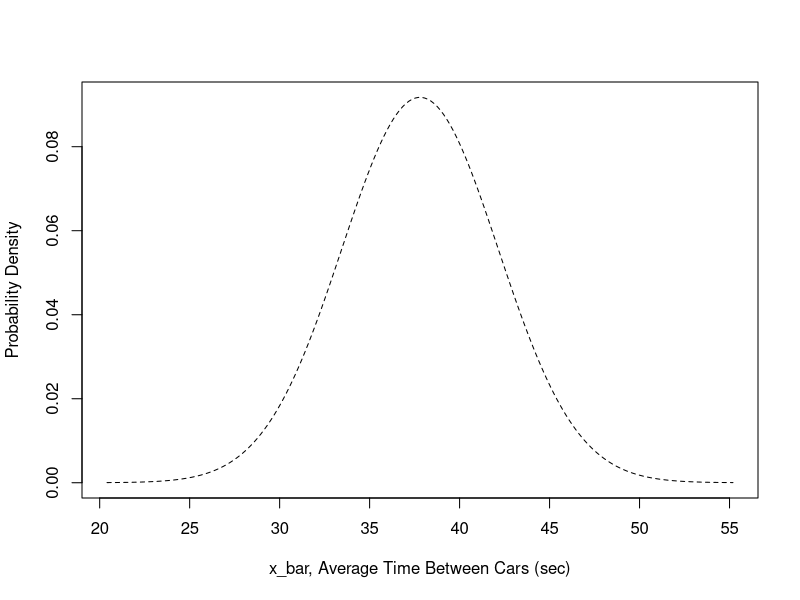

This figure's R source:
# 17.1 A teacher wants to test all of the 10th-grade students at his school to
#      gauge their basic mathematical understanding, but the photocopier
#      breaks after making only six copies of the test. With no other choice,
#      he chooses six students at random to take the test. Their results,
#      recorded as a score out of 65, have a sample mean of 41.1. The
#       standard deviation of the marks of this test is known to be 11.3.

# 17.1a Find the standard error associated with the mean test score

xbar <- 41.1
sigma <- 11.3
n <- 6

se <- sigma/sqrt(n)

# 17.1b Assuming the scores themselves are normally distributed, evaluate
#       the probability that the mean score lies between 45 and 55 if
#       the teacher took another sample of the same size.

pnorm(55, xbar, se) - pnorm(45, xbar, se)

# 17.1c A student who gets less than half the questions correct receives a
#       failing grade (F). Find the probability that the average score is an
#       F based on another sample of the same size.

pnorm(65/2, xbar, se)

# 17.1  A marketing company wants to find out which of two energy drinks
#       teenagers prefer—drink A or drink B. It surveys 140 teens, and the
#       results indicate that only 35 percent prefer drink A.

n <- 140
p.hat <- 0.35

# 17.1d Use a quick check to decide whether it is valid to use the normal
#       distribution to represent the sampling distribution of this
#       proportion

test1 <- (n*p.hat) > 5
test2 <- n*(1-p.hat) > 5
test.comb <- all(test1,test2)
sprintf("Normal distribution can be used to represent sampling distribution: %s", test.comb)

# 17.1e What is the probability that in another sample of the same
#       size, the proportion of teenagers who prefer drink A is greater
#       than 0.4?

p.se <- sqrt(p.hat*(1-p.hat)/n) # Standard error of the sampling distribution
pnorm(0.4,p.hat,p.se)

# 17.1f Find the two values of this sampling distribution that identify the central 80%.

lower <- qnorm(0.1,p.hat,p.se)
upper <- qnorm(0.9,p.hat,p.se)

lower
upper

# 17.1 In Section 16.2.4, the time between cars passing an individual’s
#      location was modeled using an exponential distribution. Say that on
#      the other side of town, her friend is curious about a similar problem.
#      Standing outside her house, she records 63 individual times between
#      cars passing. These sampled times have a mean of ¯x = 37.8 seconds
#      with a standard deviation of s = 34.51 seconds.

x.bar <- 37.8
s.dev <- 34.51

# 17.1g The friend inspects a histogram of her raw measurements
#       and notices that her raw data are heavily right-skewed. Briefly
#       identify and describe the nature of the sampling distribution
#       with respect to the sample mean and calculate the appropriate
#       standard error.

s.error <- s.dev/sqrt(63)
xvals <- seq(x.bar - 4*s.error, x.bar + 4*s.error, length=200)
yvals <- dnorm(xvals, x.bar, s.error)
plot(xvals, yvals, type="l", lty=2, xlab="x_bar, Average Time Between Cars (sec)", ylab="Probability Density")

# 17.1h Using the standard error from (g) and the appropriate probability
#       distribution, calculate the probability that in another sample
#       of the same size, the sample mean time between cars passing is as
#       follows:

#      i. More than 40 seconds

pnorm(40, x.bar, s.error, lower.tail = FALSE)

#     ii. Less than half a minute

pnorm(30, x.bar, s.error)

#    iii. Between the given sample mean and 40 seconds

pnorm(40, x.bar, s.error) - pnorm(x.bar, x.bar, s.error)
